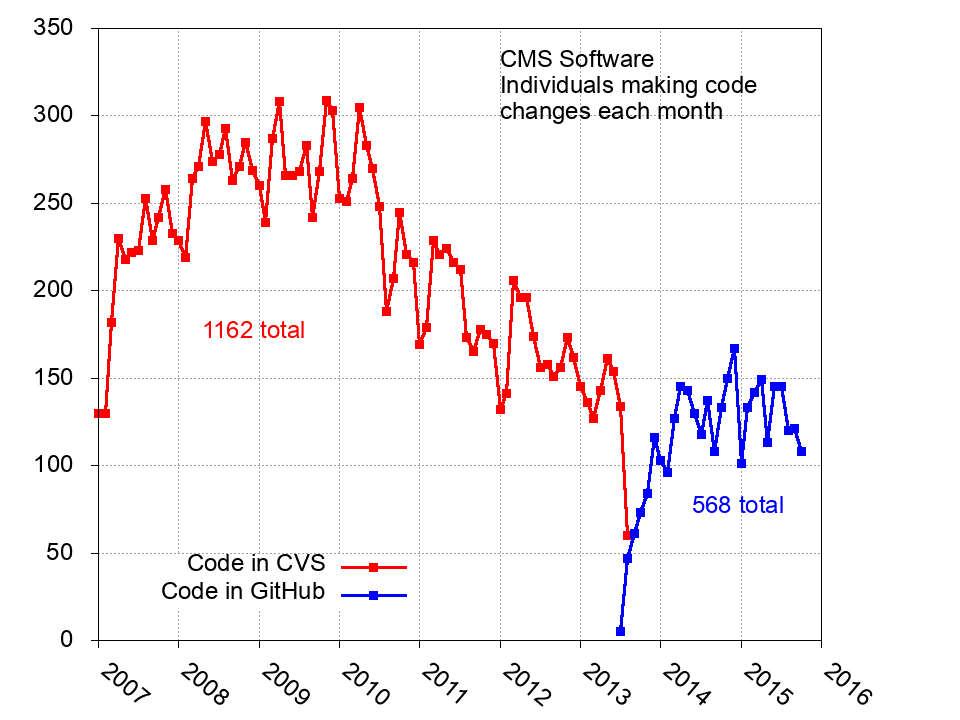

Here is the gnuplot script that generated this plot:
#set terminal png notransparent medium nocrop enhanced size 640,480 font arial 14
set terminal png notransparent medium nocrop enhanced size 960,720 font arial 18
set output 'cmssw-authors-per-month.png'
#set terminal svg size 640,480 
#set output 'cmssw-authors-per-month.svg'
set origin -0.1,0
set xtics out border nomirror rotate by -40 offset character 0,-0.2,0
set xtics font "arial,18"
#set xtics ("Jan2004" 2004, "Jan2005" 2005, "Jan2006" 2006, "Jan2007" 2007, "Jan2008" 2008, "Jan2009" 2009, "Jan2010" 2010, "Jan2011" 2011, "Jan2012" 2012, "Jan2013" 2013, "Jan2014" 2014, "Jan2015" 2015, "Jan2016" 2016)
set grid
set ytics out border nomirror
set key at 2011,50
set style line 1 linetype 2 linecolor rgb "black" linewidth 2.000 pointtype 5 pointsize 0.4
set style line 2 linetype 2 linecolor rgb "black" linewidth 2.000 pointtype 3 pointsize 0.1
set style line 3 linetype 2 linecolor rgb "orange" linewidth 2.000 pointtype 5 pointsize 0.4
set style line 4 linetype 2 linecolor rgb "purple" linewidth 2.000 pointtype 5 pointsize 0.4
set style line 5 linetype 2 linecolor rgb "yellow" linewidth 2.000 pointtype 5 pointsize 0.4
set style line 6 linetype 2 linecolor rgb "brown" linewidth 2.000 pointtype 5 pointsize 0.4
set style line 7 linetype 2 linecolor rgb "red" linewidth 3.000 pointtype 5 pointsize 1.0
set style line 8 linetype 2 linecolor rgb "green" linewidth 3.000 pointtype 5 pointsize 1.0
set style line 9 linetype 2 linecolor rgb "blue" linewidth 3.000 pointtype 5 pointsize 1.0
set style line 10 linetype 2 linecolor rgb "blue" linewidth 3.000 pointtype 5 pointsize 1.0
set label 11 "CMS Software"  at 2012,330  front nopoint tc ls 1
set label 12 "Individuals making code"  at 2012,315  front nopoint tc ls 1
set label 13 "changes each month"  at 2012,300  front nopoint tc ls 1
set label 14 "1162 total"  at 2008.3,175  front nopoint tc ls 7
set label 15 "568 total"  at 2014.4,75  front nopoint tc ls 10
plot 'cmssw-cvs-authors-per-month.dat' using (($1)+($2/12)):3 with linespoints ls 7 title 'Code in CVS', \
     'cmssw-git-authors-per-month.dat' using (($1)+($2/12)):3 with linespoints ls 10 title 'Code in GitHub'
